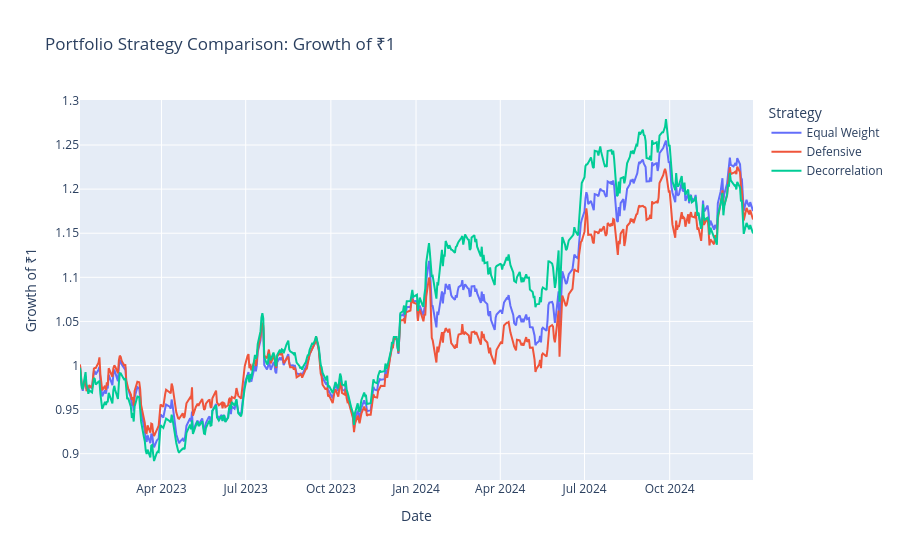

Notebook code cell kept with this figure:
### Code cell
weights_equal = np.array([1/3, 1/3, 1/3])
weights_defensive = np.array([0.50, 0.25, 0.25])
weights_decorrelation = np.array([0.20, 0.30, 0.50])

strategies = {
    "Equal Weight": weights_equal,
    "Defensive": weights_defensive,
    "Decorrelation": weights_decorrelation
}

fig3 = go.Figure()

for name, w in strategies.items():
    port_returns = (returns2 * w).sum(axis=1)
    port_cumulative = (1 + port_returns).cumprod()
    fig3.add_trace(go.Scatter(x=port_cumulative.index, y=port_cumulative, mode="lines", name=name))

fig3.update_layout(
    title="Portfolio Strategy Comparison: Growth of ₹1",
    xaxis_title="Date",
    yaxis_title="Growth of ₹1",
    hovermode="x unified",
    legend_title="Strategy"
)
fig3.show()

### Figure 1 — Plotly figure (JSON) as saved in the notebook; plotly's stock layout.template omitted (floating-point values rounded to 4 significant figures; data arrays with more than 128 entries replaced by an {"elided": "..."} marker saying what was removed)
{"data": [{"mode": "lines", "name": "Equal Weight", "type": "scatter", "x": {"elided": "489 str values"}, "y": {"elided": "489 float values"}}, {"mode": "lines", "name": "Defensive", "type": "scatter", "x": {"elided": "489 str values"}, "y": {"elided": "489 float values"}}, {"mode": "lines", "name": "Decorrelation", "type": "scatter", "x": {"elided": "489 str values"}, "y": {"elided": "489 float values"}}], "layout": {"hovermode": "x unified", "legend": {"title": {"text": "Strategy"}}, "title": {"text": "Portfolio Strategy Comparison: Growth of ₹1"}, "xaxis": {"title": {"text": "Date"}}, "yaxis": {"title": {"text": "Growth of ₹1"}}}}
